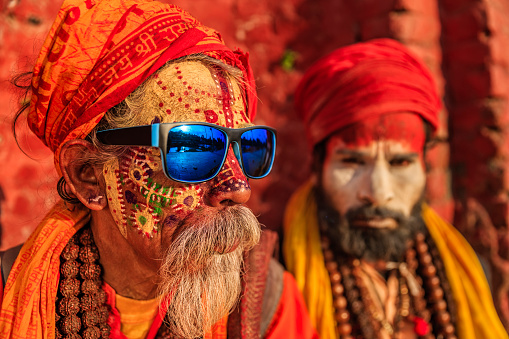
#> input picture d.jpg, 509 x 339 px, found by its file name
$ jupyter execute --allow-errors test.ipynb
#> lines starting #> are read from the running program, lines starting #| are printed output that depends on the picture
[cell 1]
import cv2
print(cv2.__version__)

#Opening the image and resizew it

[cell 2]
path =r"""D:\WEB-D\New folder\img"""
img_n = "a.jpg"
x = cv2.imread(path+"\\"+img_n)
#> (the rest of this cell did not finish here and is left out)

#creating a slideshow

[cell 3]
import os

#> (a cell that did not finish here is left out)

#> (a cell that did not finish here is left out)

Extracting array

[cell 6]
path =r"""D:\WEB-D\New folder\img"""
img_n = "a.jpg"
x = cv2.imread(path+"\\"+img_n)
#> (the rest of this cell did not finish here and is left out)

#> (a cell that did not finish here is left out)

displaying blue array

#> (a cell that did not finish here is left out)

displaying green array

#> (a cell that did not finish here is left out)

converting our img into grey img (cv2.cvtcolor(img,cv2.Color_bgr2gray))

[cell 10]
path =r"""D:\WEB-D\New folder\img"""
img_n = "a.jpg"
x = cv2.imread(path+"\\"+img_n)
#> (the rest of this cell did not finish here and is left out)

extracting white part from it

[cell 11]
import numpy as np

#> (a cell that did not finish here is left out)

colored

[cell 13]
path =r"""D:\WEB-D\New folder\img"""
img_n = "d.jpg"
x = cv2.imread(path+"\\"+img_n)
#> x is the input picture: shape (339, 509, 3); mean B, G, R 35.2, 62.3, 164.3
y = cv2.resize(x,(1100,600)) # We are resizing the img.
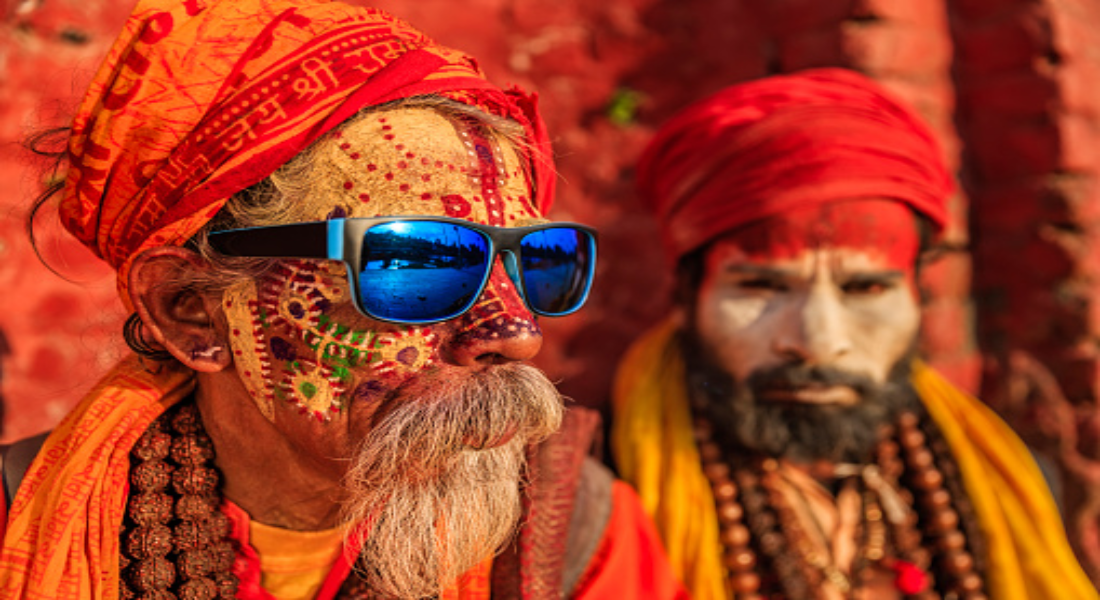
#> y: shape (600, 1100, 3); mean B, G, R 35.1, 62.2, 164.2
y1 = np.copy(y)
y1[(y1[:,:,0]>150) |(y1[:,:,1]<130) |(y1[:,:,2]<130) ] = 0
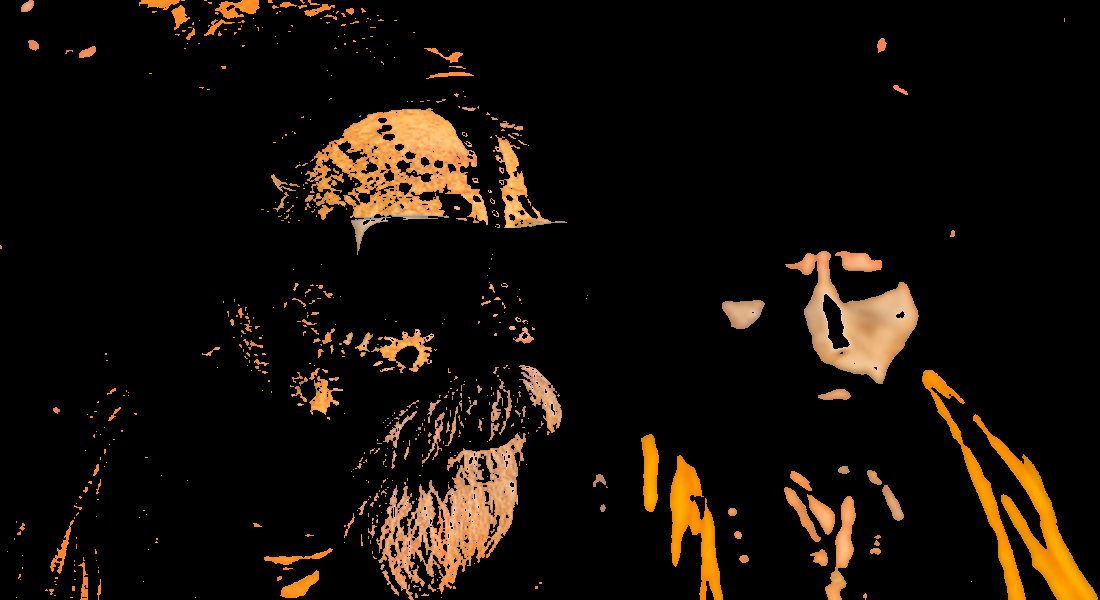
#> y1: shape (600, 1100, 3); mean B, G, R 6.9, 14.5, 22
cv2.imshow("This is my first img",y1)
cv2.waitKey(0)
cv2.destroyAllWindows()

$ run again, with e.jpg copied over d.jpg
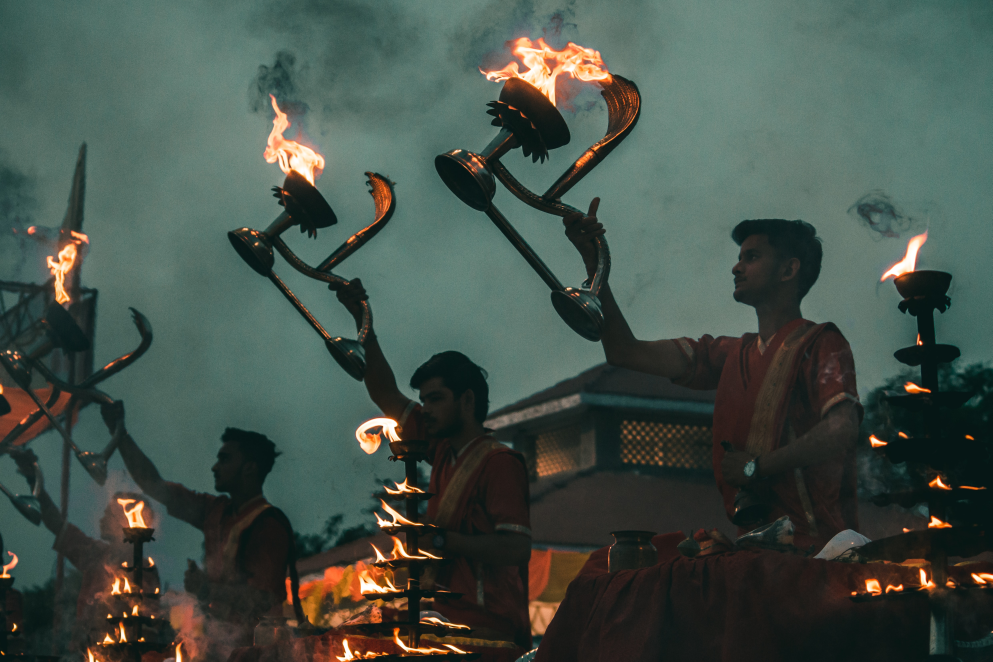
#> input picture e.jpg, 4962 x 3308 px, found by its file name (shown at 1/5 size)
#> x is the input picture: shape (3308, 4962, 3); mean B, G, R 73.4, 81.5, 68.4
#> `y = cv2.resize(x,(1100,600))`:
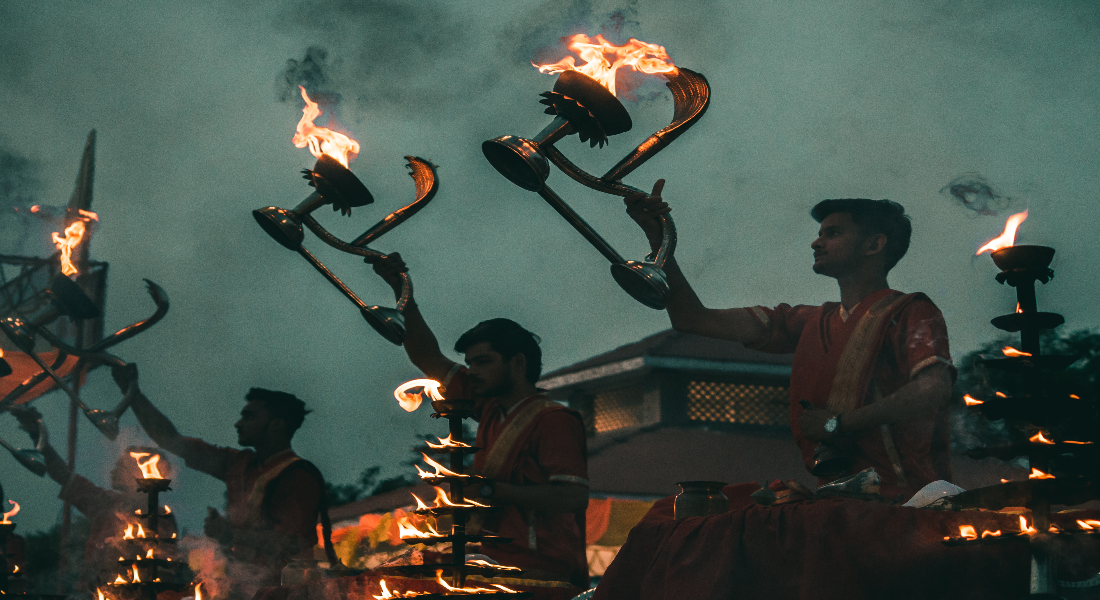
#> y: shape (600, 1100, 3); mean B, G, R 73.3, 81.4, 68.3
#> `y1[(y1[:,:,0]>150) |(y1[:,:,1]<130) |(y1[:,:,2]<130) ] = 0`:
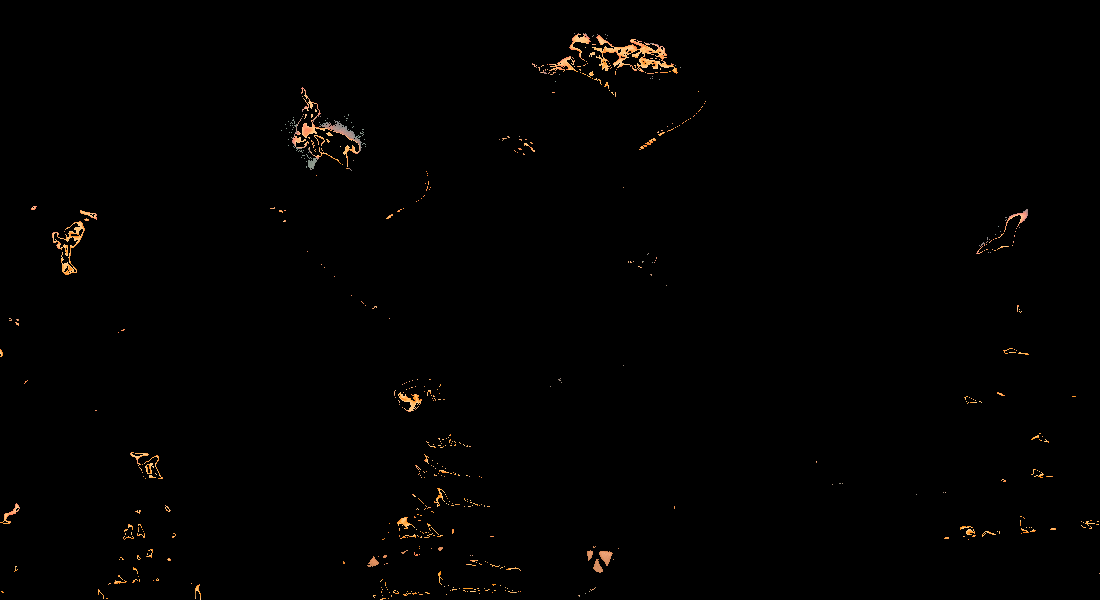
#> y1: shape (600, 1100, 3); mean B, G, R 1, 1.6, 2.2
